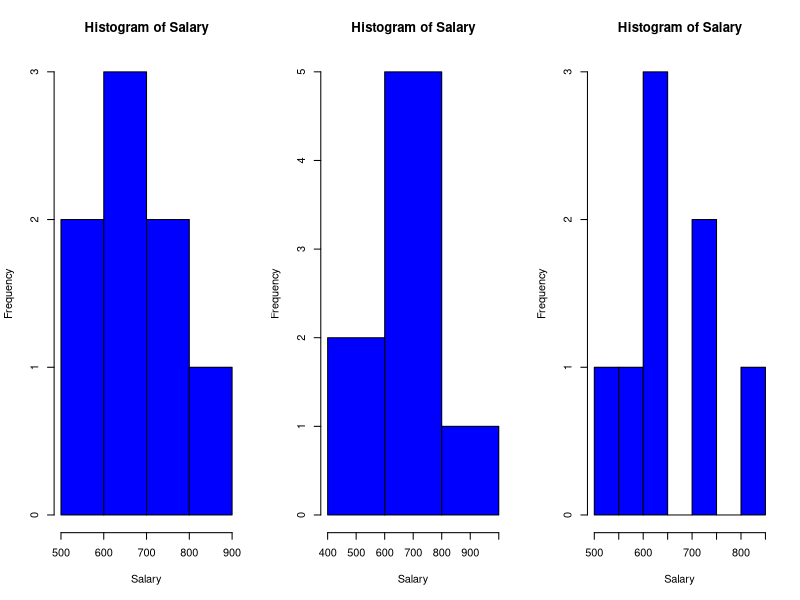

Write R code to recreate this figure.
# HIstrogram in R

Salary <- c(623.3,515.2,611,729,843.25,578,722.50,632.80)

#use to get more graphs in same window
par(mfrow = c(1,3))

#Create the histogram
hist(Salary, xlab="Salary", col="blue", border= "black")
hist(Salary, xlab="Salary", col="blue", border= "black", breaks=2)
hist(Salary, xlab="Salary", col="blue", border= "black", breaks=5)
